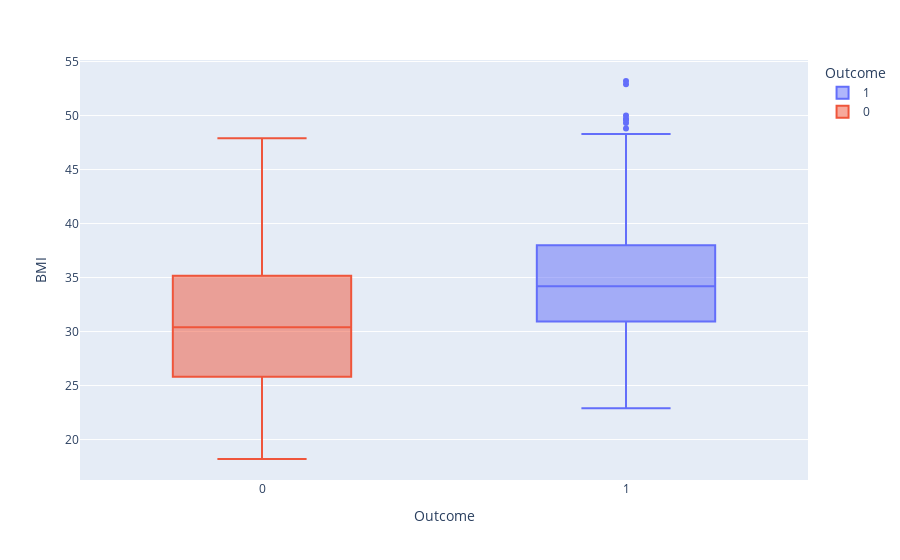

Notebook code for this chart:
### Code cell
fig = px.box(df,x="Outcome", y="BMI",color="Outcome")
fig.show()

### Figure 1 — Plotly figure (JSON) as saved in the notebook; plotly's stock layout.template omitted (floating-point values rounded to 4 significant figures; data arrays with more than 128 entries replaced by an {"elided": "..."} marker saying what was removed)
{"data": [{"alignmentgroup": "True", "hovertemplate": "Outcome=%{x}<br>BMI=%{y}<extra></extra>", "legendgroup": "1", "marker": {"color": "#636efa"}, "name": "1", "notched": false, "offsetgroup": "1", "orientation": "v", "showlegend": true, "type": "box", "x": {"elided": "231 int values"}, "x0": " ", "xaxis": "x", "y": {"elided": "231 float values"}, "y0": " ", "yaxis": "y"}, {"alignmentgroup": "True", "hovertemplate": "Outcome=%{x}<br>BMI=%{y}<extra></extra>", "legendgroup": "0", "marker": {"color": "#EF553B"}, "name": "0", "notched": false, "offsetgroup": "0", "orientation": "v", "showlegend": true, "type": "box", "x": {"elided": "459 int values"}, "x0": " ", "xaxis": "x", "y": {"elided": "459 float values"}, "y0": " ", "yaxis": "y"}], "layout": {"boxmode": "overlay", "legend": {"title": {"text": "Outcome"}, "tracegroupgap": 0}, "margin": {"t": 60}, "xaxis": {"anchor": "y", "categoryarray": [1, 0], "categoryorder": "array", "domain": [0, 1], "title": {"text": "Outcome"}}, "yaxis": {"anchor": "x", "domain": [0, 1], "title": {"text": "BMI"}}}}
